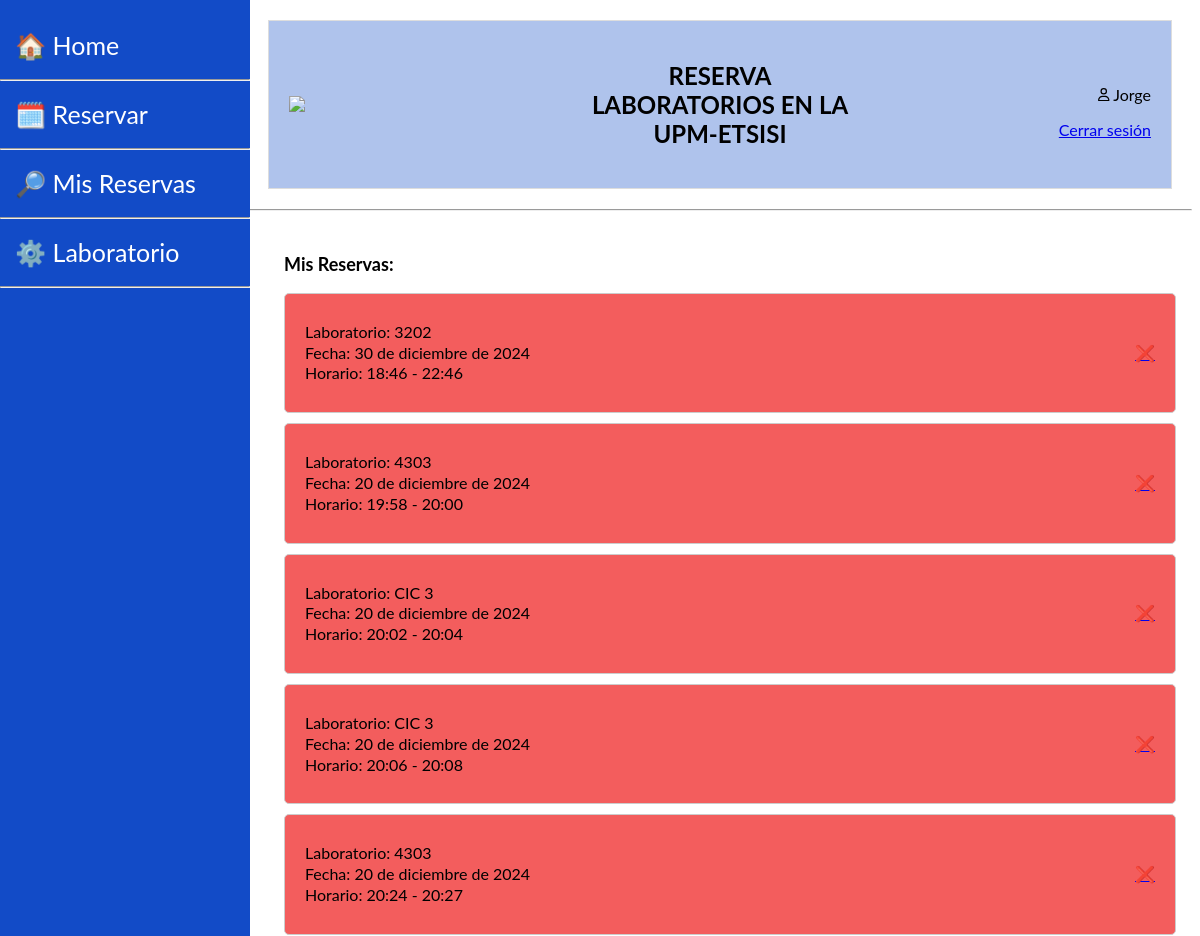
/mis-reservas/ (signed in, upper part), run on an earlier commit of the app's database.
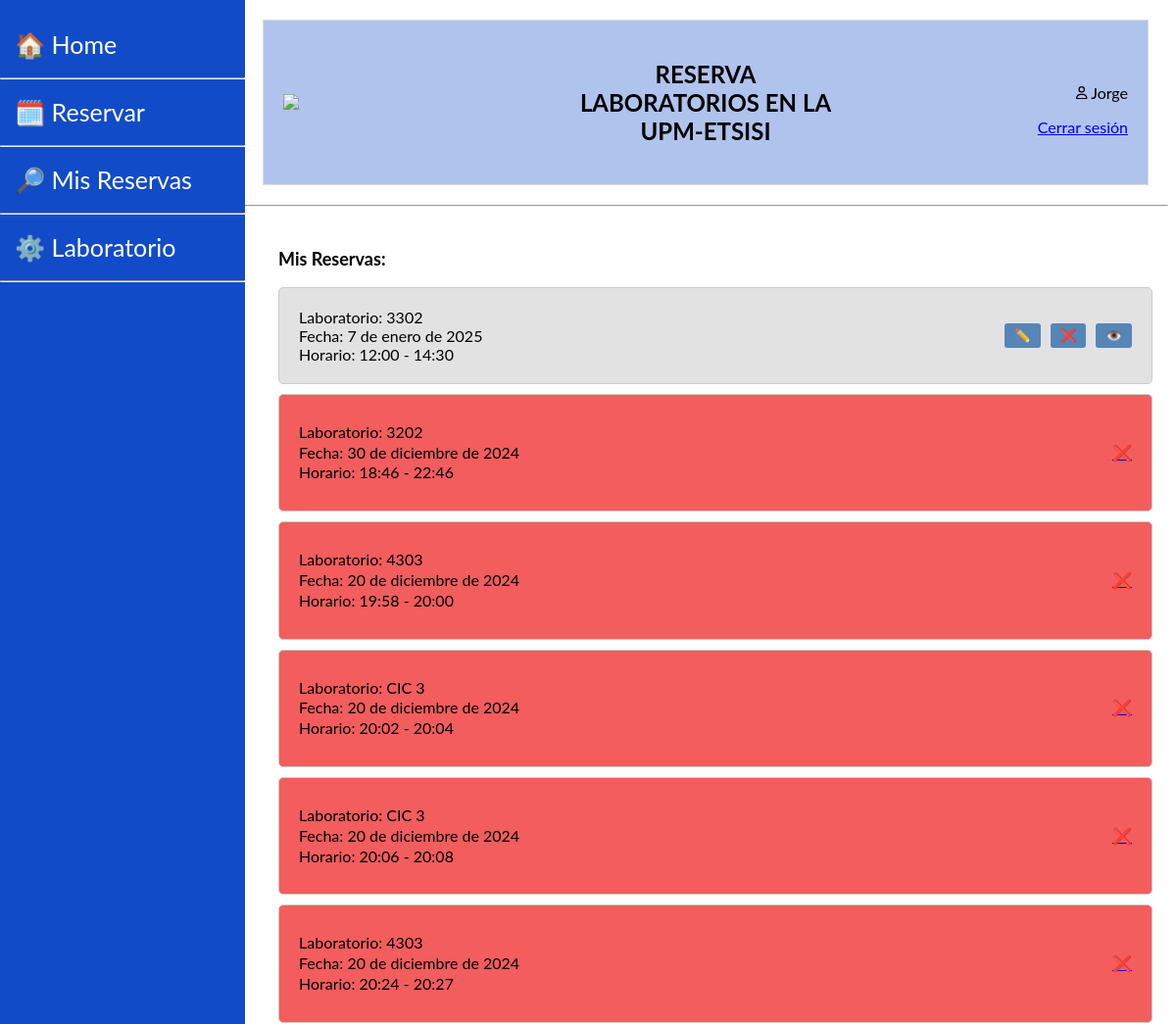
And on a later commit of the database.
### base/models.py (models this page shows, shortened)
class Reserva(models.Model):
    usuario = models.ForeignKey(User, on_delete=models.CASCADE)
    fecha_reserva = models.DateField()
    hora_inicio = models.TimeField()
    hora_fin = models.TimeField()
    laboratorio = models.ForeignKey(Laboratorio, on_delete=models.CASCADE, default=None)
    fecha_creacion = models.DateTimeField(auto_now_add=True)

class Laboratorio(models.Model):
    cod_lab = models.CharField(max_length=5, unique=True)
    bloque = models.CharField(max_length=3)
    capacidad = models.IntegerField()
    capacidad_total = models.IntegerField(default=0)

### base/views.py (the view)
# urls.py: path('mis-reservas/', Mis_Reservas.as_view(), name='mis_reservas'),
class Mis_Reservas(LoginRequiredMixin, ListView):
    model = Reserva
    context_object_name = 'reservas'
    template_name = 'base/mis_reservas.html'
    def get_context_data(self, **kwargs):
        context = super().get_context_data(**kwargs)
        context['reservas'] = context['reservas'].filter(usuario=self.request.user)
        context['hoy'] = datetime.datetime.now().date()
        context['hora_actual'] = datetime.datetime.now().time()
        return context
    def get_queryset(self):
        return Reserva.objects.all().order_by('-fecha_reserva')

### base/templates/base/mis_reservas.html (shortened to what this page needs)
{% extends 'base/estilo_comun.html' %}
{% block content%}
<head>
</head>
<body>
    <div class="container">
        <div class="logo-UPM">
            <img src="https://www.upm.es/sfs/Rectorado/Gabinete%20del%20Rector/Logos/UPM/Logotipo/LOGOTIPO%20color%20PNG.png">
        </div>
        <div class="centro">
            <h2>RESERVA LABORATORIOS EN LA UPM-ETSISI</h2>
        </div>
        <div class="derecha">
            {% if request.user.is_authenticated %}
                <p><a href="{% url 'perfil' %}"></a>  {{request.user | title}}</p>
                <a href="{% url 'logout' %}">Cerrar sesión</a>
            {% else %}
                <a href="{% url 'login' %}">Iniciar Sesión</a>
            {% endif %}
        </div>
    </div>
    <hr>
    <div class="sidebar">
        <a href="{% url 'principal' %}">&#x1f3e0 Home</a>
        <hr>
        <a href="{% url 'bloques' %}">&#x1f5d3;&#xfe0f Reservar</a>
        <hr>
        <a href="{% url 'mis_reservas' %}">&#x1f50e Mis Reservas</a>
        <hr>
        <a href="{% url 'laboratorio_form' %}">&#x2699;&#xfe0f; Laboratorio</a>
        <hr>
    </div>
    <div class="main">
        <p style="font-size: large;"><strong>Mis Reservas: </strong></p>
        <div class="reserva-list">
            {% for reserva in reservas %}
                {% if reserva.fecha_reserva >= hoy %}
                    <div class="reserva">
                        <div class="info">
                            <p>Laboratorio: {{ reserva.laboratorio.cod_lab }}</p>
                            <p>Fecha: {{ reserva.fecha_reserva }}</p>
                            <p>Horario: {{ reserva.hora_inicio }} - {{ reserva.hora_fin }}</p>
                        </div>
                        <div class="buttons-container">
                            <a href="{% url 'editar_reserva' reserva.id %}"><button>&#x270f;&#xfe0f;</button></a>
                            <a href="{% url 'eliminar_reserva' reserva.id %}"><button>&#x274c;</button></a>
                            <a href="{% url 'ver_reserva' reserva.id %}"><button>&#x1f441;&#xfe0f;</button></a>
                        </div>
                    </div>
                {% else %}
                    <div class="reserva_pasada">
                        <div class="info">
                            <p>Laboratorio: {{ reserva.laboratorio.cod_lab }}</p>
                            <p>Fecha: {{ reserva.fecha_reserva }}</p>
                            <p>Horario: {{ reserva.hora_inicio }} - {{ reserva.hora_fin }}</p>
                        </div>
                        <div class="buttons-container">
                            <a href="{% url 'eliminar_reserva' reserva.id %}"><div clas="borrar">&#x274c;</div></a>
                        </div>
                    </div>
                {% endif %}
            {% empty %}
                <p>No tienes reservas disponibles.</p>
            {% endfor %}
        </div>
    </div>
{% endblock content%}

What changed in the data, as far as the page shows it:
added Reserva: laboratorio.cod_lab "3302", fecha_reserva "7 de enero de 2025", hora_inicio "12:00", hora_fin "14:30"
